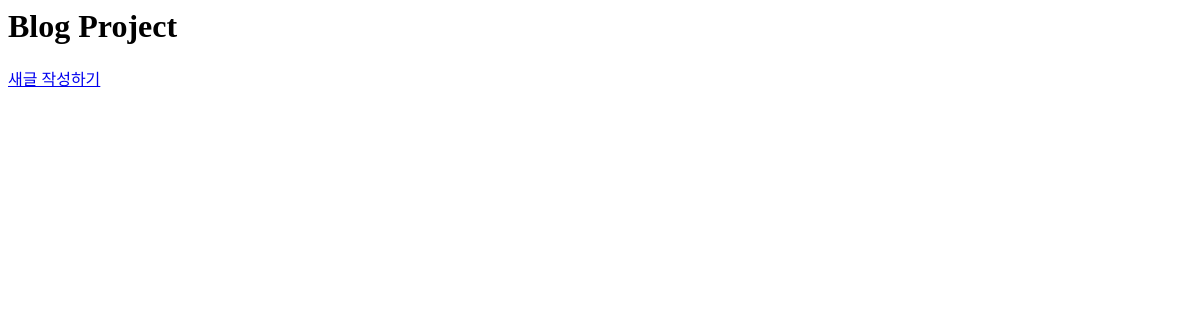
Before: / with the older database file.
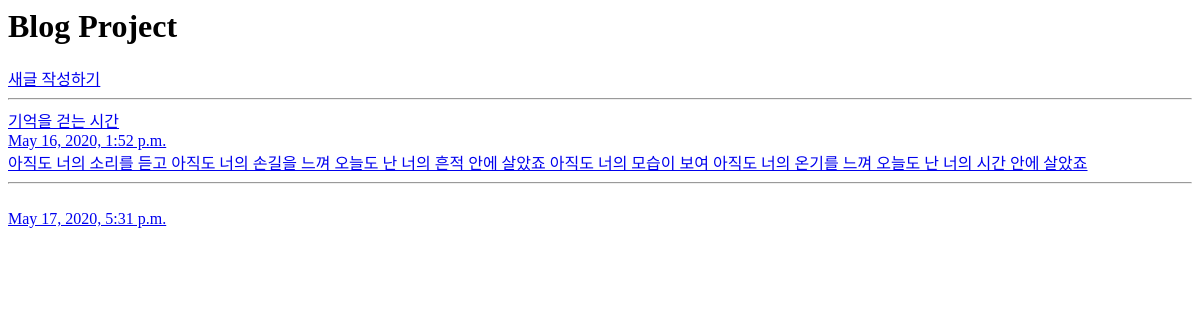
After: the same page with the newer database file.
### blog/models.py (models this page shows, shortened)
class Blog(models.Model):
    title = models.CharField(max_length=200)
    pub_date = models.DateTimeField()
    body = models.TextField()
    def summary(self):
        return self.body[:100]

### blog/views.py (the view)
# urls.py: path('',blog.views.list, name = "list"),
def list(request):
    blogs = Blog.objects.all()
    return render(request, 'list.html',{'blogs':blogs})

### blog/templates/list.html
<h1>Blog Project</h1>
<a href="{%url 'new' %}">새글 작성하기</a>
{% for blog in blogs%}
<hr>
<a href="{%url 'detail' blog.id%}">
{{blog.title}}
<br>
{{blog.pub_date}}
<br>
{{blog.summary}}
<br>
</a>
{% endfor %}

Changed rows visible on the page:
added Blog: title "기억을 걷는 시간", pub_date "May 16, 2020, 1:52 p.m.", summary "아직도 너의 소리를 듣고 아직도 너의 손길을 느껴 오늘도 난 너의 흔적 안에 살았죠 아직도 너의 모습이 보여 아직도 너의 온기를 느껴 오늘도 난 너의 시간 안에 살았죠"
added Blog: pub_date "May 17, 2020, 5:31 p.m."
